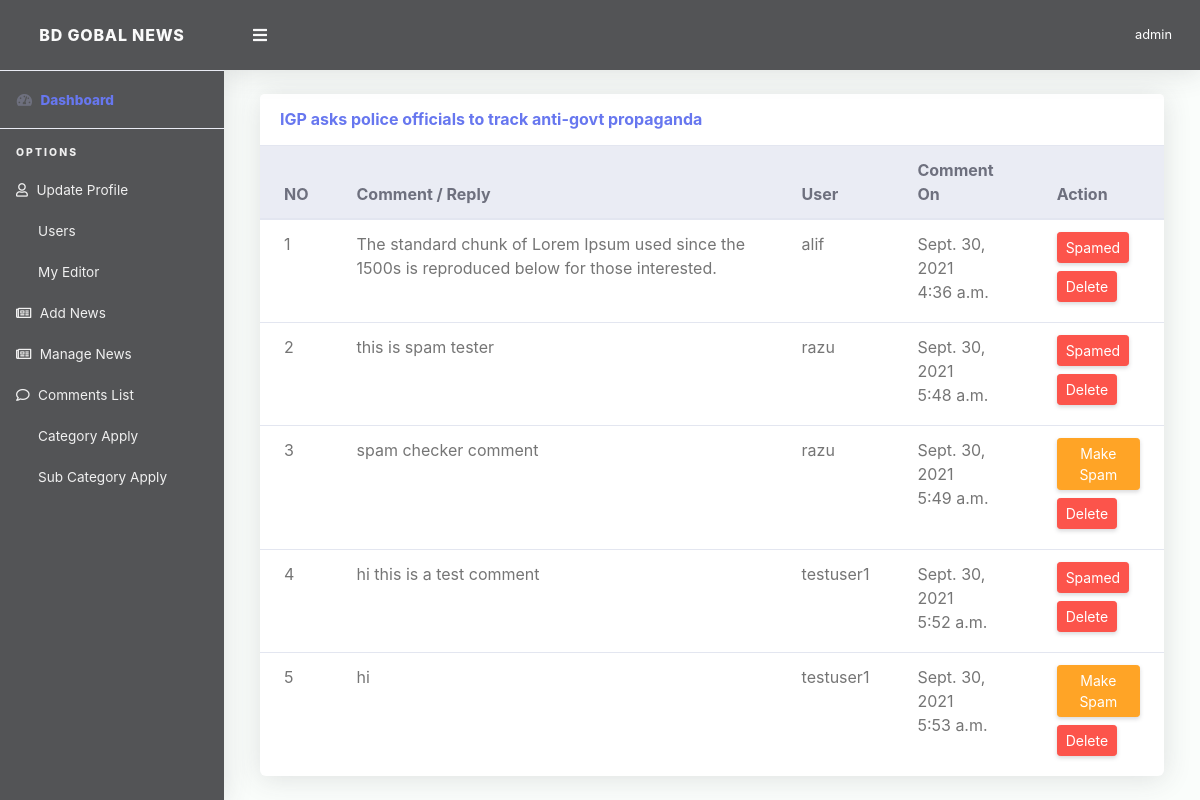
Page /author/news/comment-view/6 (signed in) on the committed database.
### App_News/models.py (models this page shows, shortened)
class News(models.Model):
    author = models.ForeignKey(User, on_delete=models.CASCADE)
    news_title = models.CharField(max_length=200)
    category = models.ForeignKey(Category, on_delete=models.SET_NULL, null=True)
    subcategory = models.ForeignKey(Subcategory, on_delete=models.SET_NULL, null=True, blank=True)
    description = RichTextUploadingField(null=True)
    short_description = models.TextField(default="")
    thumbnail = models.ImageField(upload_to="thumbnail/", default='default.jpg')
    publish = models.BooleanField(default=True)
    draft = models.BooleanField(default=False)
    like = models.ManyToManyField(User, related_name="like", blank=True)
    spam = models.ManyToManyField(User, related_name="spam", blank=True)
    publish_date = models.DateField(auto_now=False, default=date.today, auto_now_add=False, null=True, blank=True)
    post_date = models.DateTimeField(auto_now=False, auto_now_add=True)
    def get_category_wise_comments(self):
        comments_list = Comment.objects.filter(post=self)
        return comments_list

class Comment(models.Model):
    post = models.ForeignKey(News, on_delete=models.CASCADE)
    user = models.ForeignKey(User, on_delete=models.CASCADE, blank=True, null=True)
    name = models.CharField(max_length=100, blank=True)
    email = models.EmailField(blank=True)
    reply = models.ForeignKey('Comment', on_delete=models.CASCADE, null=True, related_name="replies")
    content = models.TextField(max_length=160)
    status = models.BooleanField(default=True)
    spam = models.BooleanField(default=False)
    timestamp = models.DateTimeField(auto_now_add=True)

### App_Author/views.py (the view)
# urls.py: path('news/comment-view/<int:id>',views.SingleCommentView,name='single_comment_view'),
@login_required(login_url='App_Accounts:login')
def SingleCommentView(request, id):
    try:
        single_news = News.objects.get(id=id)
        is_spam = False
        if single_news.spam.filter(id=request.user.id).exists():
            is_spam = True
        context = {
            'single_news': single_news,
            'is_spam': is_spam,
        }
        return render(request, 'App_Author/single_comment_view.html', context)
    except:
        return redirect('App_Author:comment_list_view')

### templates/App_Author/single_comment_view.html (shortened to what this page needs)
{% extends 'App_Author/base.html' %}
{% load static %}
{% load crispy_forms_tags %}
{% block content %}
<div class="container">
        <div class="col-xl-12 col-lg-7 mb-4">
              <div class="card">
                <div class="card-header py-3 d-flex flex-row align-items-center justify-content-between">
                  <h6 class="m-0 font-weight-bold text-primary">{{ single_news.news_title }}</h6>
                </div>
                <div class="table-responsive">
                  <table class="table align-items-center table-flush">
                    <thead class="thead-light">
                      <tr>
                        <th>NO</th>
                        <th>Comment / Reply</th>
                        <th>User</th>
                        <th>Comment On</th>
                        <th>Action</th>
                      </tr>
                    </thead>
                    <tbody>
                    {% for com in single_news.get_category_wise_comments %}
                      <tr>
                        <td>{{ forloop.counter }}</td>
                        <td>{{ com.content }}</td>
                        {% if com.user != None %}
                        <td>{{ com.user }}</td>
                        {% else %}
                          <td>{{ com.name }}</td>
                        {% endif %}
                        <td><span>{{com.timestamp|date}}<br>{{ com.timestamp|time }}</span></td>
                        <td id="spam_section">
                            {% include 'App_Author/spam_button.html' %}
                        </td>
                      </tr>
                      {% empty %}
                        <tr>
                            <td colspan="10" class="text-center bg-warning">There is no comment of this News</td>
                        </tr>
                      {% endfor %}
                    </tbody>
                  </table>
                </div>
              </div>
            </div>
</div>
{% endblock %}

### templates/App_Author/base.html (shortened to what this page needs)
<!DOCTYPE html>
<html lang="en">
{% load static %}
<head>
  <link href="{% static 'superadmin/vendor/fontawesome-free/css/all.min.css' %}" rel="stylesheet" type="text/css">
  <link href="{% static 'superadmin/vendor/bootstrap/css/bootstrap.min.css' %}" rel="stylesheet" type="text/css">
  <link href="{% static 'superadmin/css/ruang-admin.min.css' %}" rel="stylesheet">
  <link href="{% static 'superadmin/vendor/datatables/dataTables.bootstrap4.min.css' %}" rel="stylesheet">
    <link href="{% static 'superadmin/vendor/select2/dist/css/select2.min.css' %}" rel="stylesheet" type="text/css">
<link rel="stylesheet" href="https://pro.fontawesome.com/releases/v5.10.0/css/all.css"/>
</head>
<body id="page-top">
  <div id="wrapper">
    <ul class="navbar-nav sidebar sidebar-light accordion" id="accordionSidebar">
      <a class="sidebar-brand d-flex align-items-center justify-content-center" href="{% url 'App_News:index' %}">
        <div class="sidebar-brand-icon">
            BD GOBAL NEWS
        </div>
      </a>
      <hr class="sidebar-divider my-0">
      <li class="nav-item active">
        <a class="nav-link" href="{% url 'App_Author:author_dashboard' %}">
          <i class="fas fa-fw fa-tachometer-alt"></i>
          <span class="text-primary">Dashboard</span></a>
      </li>
      <hr class="sidebar-divider">
      <div class="sidebar-heading">
       Options
      </div>
	  {% include 'App_Author/author_sidebar_option.html' %}
    </ul>
    <div id="content-wrapper" class="d-flex flex-column">
      <div id="content">
        <nav class="navbar navbar-expand navbar-light bg-navbar topbar mb-4 static-top">
          <button id="sidebarToggleTop" class="btn btn-link rounded-circle mr-3">
            <i class="fa fa-bars"></i>
          </button>
            <ul class="navbar-nav ml-auto">
            <li class="nav-item dropdown no-arrow">
              <a class="nav-link dropdown-toggle" href="#" id="userDropdown" role="button" data-toggle="dropdown"
                aria-haspopup="true" aria-expanded="false">
                <span class="ml-2 d-none d-lg-inline text-white small">{{ request.user }}</span>
              </a>
            </li>
          </ul>
        </nav>
       {% block content %}
       {% endblock %}
      </div>
    </div>
  </div>
</body>
</html>

### templates/App_Author/spam_button.html (shortened to what this page needs)
<form method="post" action="{% url 'App_Author:spam_user' single_news.id %}">{% csrf_token %}
{% if com.spam == True %}
<button id="spam_id" value="" class="btn btn-sm btn-danger" >Spamed</button>
{% else %}
<button id="spam_id" value="" class="btn btn-sm btn-warning" >Make Spam</button>
{% endif %}
</form>
<button class="btn btn-sm btn-danger my-2" data-toggle="modal" value="{{ com.id }}" data-target="#deletecomment">Delete</button>

### templates/App_Author/base.html (style rules this page uses)
.sidebar-light .sidebar-brand { color: #fafafa; background-color: #535456; }
.bg-navbar { color: #fafafa; background-color: #535456 }
.sidebar { color: #fafafa; background-color:#535456 !important; }
.sidebar-light .sidebar-heading { color: #f0f0f0; }
.sidebar-light .nav-item .nav-link { color: #f0f0f0; }
.sidebar-light .nav-item .nav-link i { color: #f0f0f0; }

### rows in the picture
News: news_title "IGP asks police officials to track anti-govt propaganda"
Comment: content "The standard chunk of Lorem Ipsum used since the 1500s is reproduced below for those interested.", name "alif", timestamp "Sept. 30, 2021", timestamp "4:36 a.m.", spam "Spamed", {{ com.id }} 174 (drawn)
Comment: content "this is spam tester", name "razu", timestamp "Sept. 30, 2021", timestamp "5:48 a.m.", spam "Spamed", {{ com.id }} 180 (drawn)
Comment: content "spam checker comment", name "razu", timestamp "Sept. 30, 2021", timestamp "5:49 a.m.", spam "Make Spam", {{ com.id }} 181 (drawn)
Comment: content "hi this is a test comment", user "testuser1", timestamp "Sept. 30, 2021", timestamp "5:52 a.m.", spam "Spamed", {{ com.id }} 182 (drawn)
Comment: content "hi", user "testuser1", timestamp "Sept. 30, 2021", timestamp "5:53 a.m.", spam "Make Spam", {{ com.id }} 183 (drawn)

### other values in the picture
{{ request.user }} "admin"
